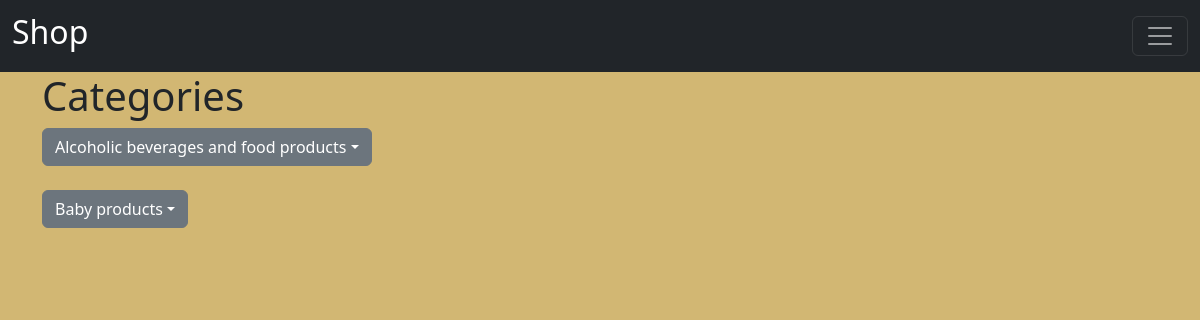
Before: / with the older database file.
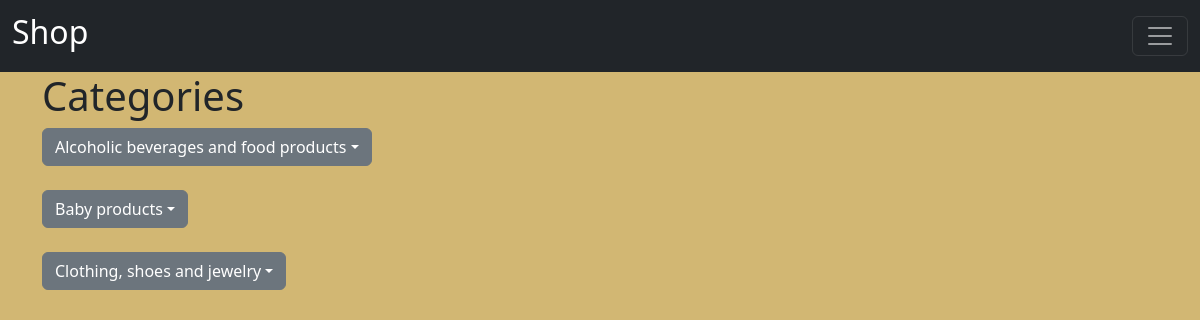
After: the same page with the newer database file.
### categories/models.py (models this page shows, shortened)
class Category(models.Model):
    text = models.CharField(max_length=100, verbose_name="Add category")

### shop/views.py (the view)
# urls.py: urlpatterns = [path("", home, name="home")]
def home(request):
    categories = Category.objects.all()
    subcategories = SubCategory.objects.all()
    context = {"categories": categories, "subcategories": subcategories}
    return render(request, "shop/home.html", context)

### shop/templates/shop/home.html (shortened to what this page needs)
{% extends 'base.html' %}
{% block content %}
  <nav class="navbar navbar-dark bg-dark">
    <div class="container-fluid">
      <a class="navbar-brand" href="#"><h2>Shop</h2></a>
      <button class="navbar-toggler" type="button" data-bs-toggle="offcanvas" data-bs-target="#offcanvasDarkNavbar" aria-controls="offcanvasDarkNavbar"><span class="navbar-toggler-icon"></span></button>
    </div>
  </nav>
  <main>
    <div class="container">
      <div class="row">
        <div class="col">
          <div class="categories">
            <h1>Categories</h1>
            {% for category in categories %}
              <div class="dropdown">
                <button class="btn btn-secondary dropdown-toggle" type="button" data-bs-toggle="dropdown" aria-expanded="false">{{ category.text }}</button>
              </div><br />
            {% endfor %}
          </div>
        </div>
      </div>
    </div>
  </main>
{% endblock %}

### templates/base.html (shortened to what this page needs)
{% load static %}
<!DOCTYPE html>
<html lang="en">
  <head>
    <link rel="stylesheet" href="{% static 'css/main-style.css' %}" />
    <link href="https://cdn.jsdelivr.net/npm/bootstrap@5.2.3/dist/css/bootstrap.min.css" rel="stylesheet" />
  </head>
  <body>
    {% block content %}
    {% endblock %}
  </body>
</html>

### static/css/main-style.css (style rules this page uses)
body { background-color: #d2b773 !important; }

Changed rows visible on the page:
added Category: text "Clothing, shoes and jewelry"
